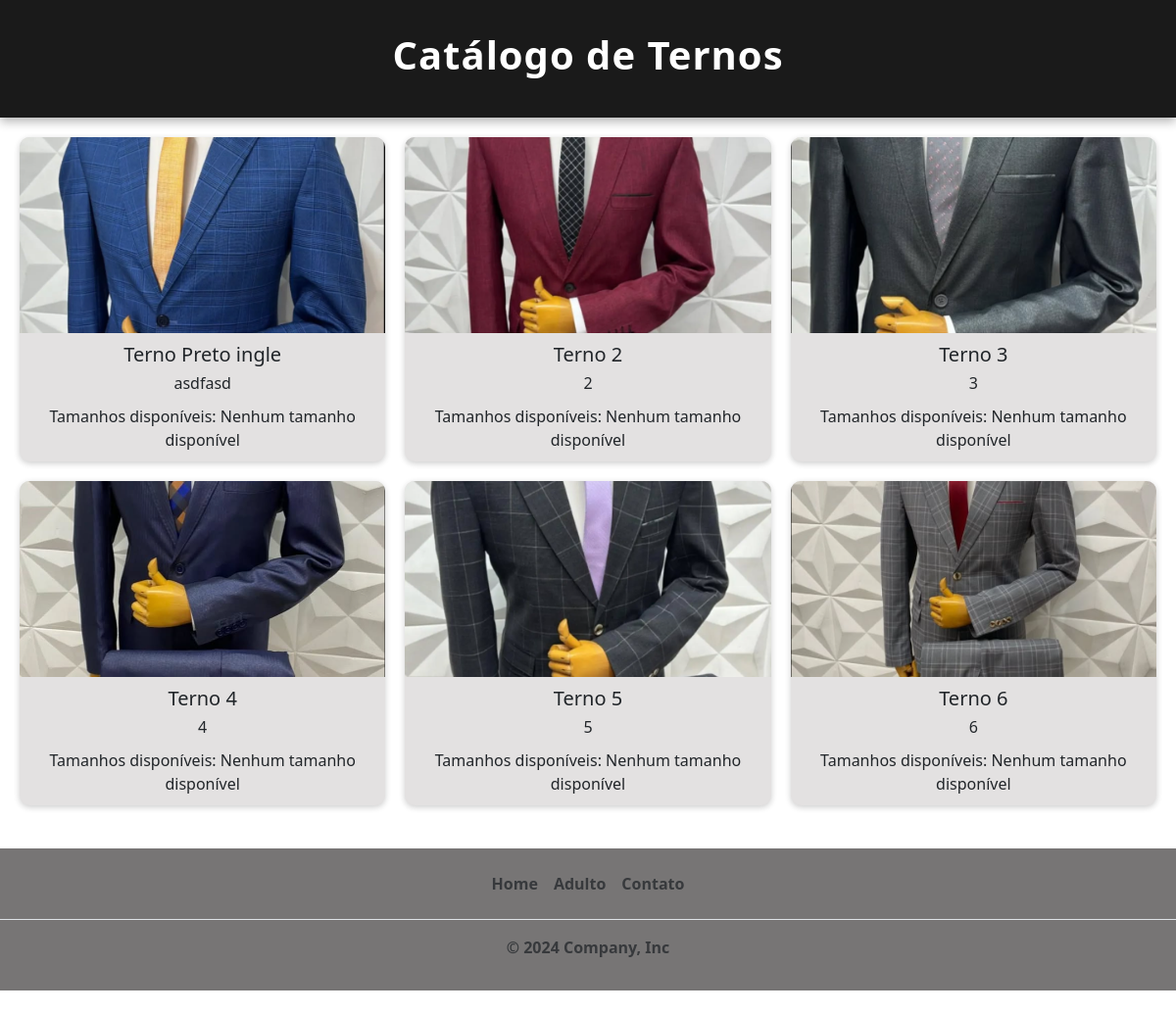
Before: /terno/ with the older database file.
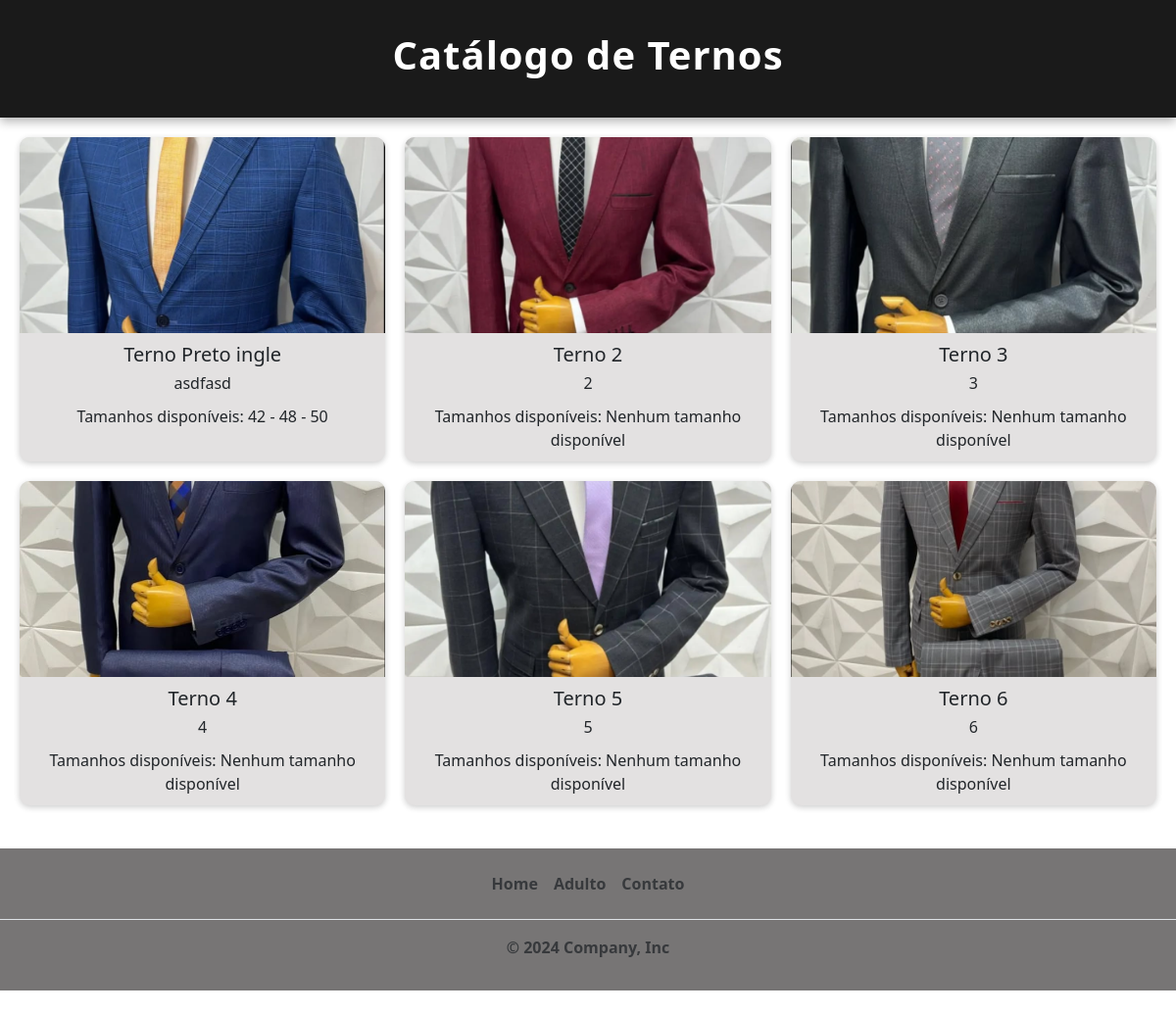
After: the same page with the newer database file.
### produtos/models.py (models this page shows, shortened)
class Terno (models.Model):
    titulo = models.CharField(max_length=20,verbose_name= 'Titulo')
    descricao= models.TextField(max_length=100,verbose_name = 'Texto')
    tamanho= models.ManyToManyField(Tamanho,related_name='ternos')
    img = models.ImageField(upload_to='produtos/',verbose_name='Imagem 1')

class Tamanho (models.Model):
    numero = models.CharField(max_length=10, unique=True)

### produtos/views.py (the view)
# urls.py: path('terno/',terno_view, name='terno_list'),
def terno_view(request):
    ternos = Terno.objects.all()
    return render(
        request,
        'Adulto.html',
        {'terno': ternos}
        )

### produtos/templates/Adulto.html (shortened to what this page needs)
{% extends 'base.html' %}
{% block content %}
  {% load static %}
  <!DOCTYPE html>
  <html lang="pt-br">
    <head>
      <link href="https://cdn.jsdelivr.net/npm/bootstrap@5.3.3/dist/css/bootstrap.min.css" rel="stylesheet" />
      <link rel="stylesheet" href="{% static 'CSS/Adulto.css' %}" />
    </head>
    <div class="car-grid">
      {% if terno %}
        {% for ternos in terno %}
          <div class="car-card">
            <img src="{{ ternos.img.url }}" alt="{{ ternos.titulo }} - {{ ternos.descricao }}" />
            <h3>{{ ternos.titulo }}</h3>
            <p>{{ ternos.descricao }}</p>
            <p>
              Tamanhos disponíveis:{% for tamanho in ternos.tamanho.all %}
                {{ tamanho.numero }}{% if not forloop.last %} - {% endif %}
              {% empty %}
                Nenhum tamanho disponível
              {% endfor %}
            </p>
          </div>
        {% endfor %}
      {% else %}
        <p class="no-results">Nenhuma foto encontrada</p>
      {% endif %}
    </div>
  </html>
{% endblock %}

Changed rows visible on the page:
shown differently, row unchanged: Terno "Terno Preto ingle": no longer shows "Nenhum tamanho disponível"
added Tamanho: numero "42", shown under Terno "Terno Preto ingle"
added Tamanho: numero "48", shown under Terno "Terno Preto ingle"
added Tamanho: numero "50", shown under Terno "Terno Preto ingle"
